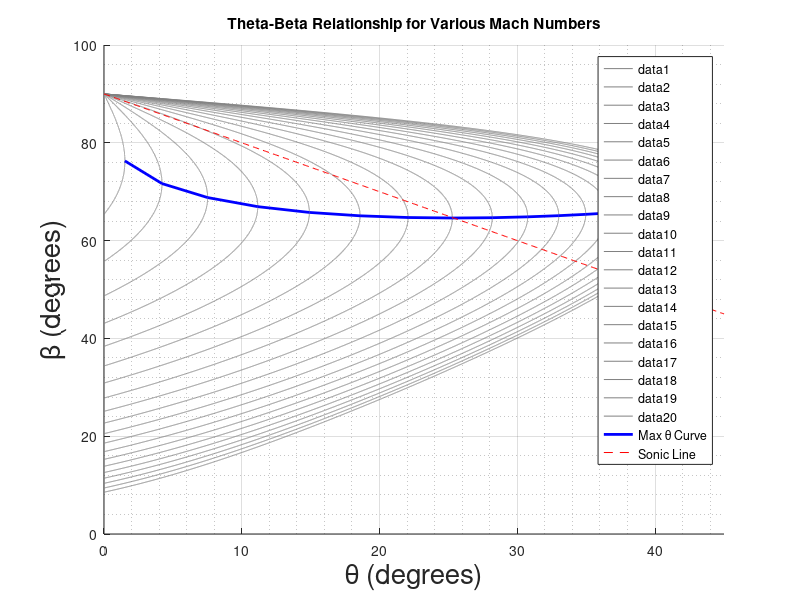

The MATLAB script that drew this image:
clc;
clear;

% Define the range of beta values in degrees
beta_deg = linspace(0, 90, 9001);  

% Number of Mach numbers to evaluate
num_Mach = 20;

% Initialize arrays for maximum theta and corresponding beta values
max_theta = zeros(num_Mach, 1);
max_beta = zeros(num_Mach, 1);

% Convert beta values to radians
beta_rad = deg2rad(beta_deg);

% Loop over different Mach numbers
figure;
hold on;
for k = 1:num_Mach
    Mach = 1.1^k; % Mach number
    theta_rad = atan(2 * cot(beta_rad) .* ...
        ((Mach^2 .* sin(beta_rad).^2 - 1) ./ ...
                   (Mach^2 * (1.4 + cos(2 * beta_rad)) + 2)));
    theta_deg = rad2deg(theta_rad); % Convert theta to degrees

    % Plot theta-beta curve
    plot(theta_deg, beta_deg, 'Color', [0.5 0.5 0.5]);  % Gray color for individual curves

    % Find the maximum theta value and corresponding beta value
    [max_theta(k), idx_max] = max(theta_deg);
    max_beta(k) = beta_deg(idx_max);
end

% Plot the curve for maximum theta values
plot(max_theta, max_beta, 'LineWidth', 2, 'DisplayName', ...
    'Max \theta Curve', 'Color', 'b');

% Add labels and grid
xlabel('\theta (degrees)', 'FontSize', 20);
ylabel('\beta (degrees)', 'FontSize', 20);
grid on;
grid minor;
legend show;

% Plot the sonic line
sonic_theta = linspace(0, 45, 500);
sonic_beta = 90 - sonic_theta;
plot(sonic_theta, sonic_beta,'k--','DisplayName', 'Sonic Line','Color','r');

% Set x-axis limit
xlim([0 45]);

% Customize the appearance
title('Theta-Beta Relationship for Various Mach Numbers');
legend('Location', 'best');
hold off;
